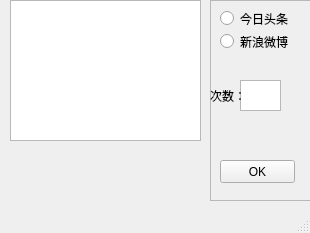
<?xml version="1.0" encoding="UTF-8"?>
<ui version="4.0">
 <class>MainWindow</class>
 <widget class="QMainWindow" name="MainWindow">
  <property name="geometry">
   <rect>
    <x>0</x>
    <y>0</y>
    <width>310</width>
    <height>233</height>
   </rect>
  </property>
  <property name="windowTitle">
   <string>MainWindow</string>
  </property>
  <widget class="QWidget" name="centralwidget">
   <widget class="QFrame" name="frame">
    <property name="geometry">
     <rect>
      <x>210</x>
      <y>0</y>
      <width>101</width>
      <height>201</height>
     </rect>
    </property>
    <property name="frameShape">
     <enum>QFrame::StyledPanel</enum>
    </property>
    <property name="frameShadow">
     <enum>QFrame::Raised</enum>
    </property>
    <widget class="scan" name="pushButton">
     <property name="geometry">
      <rect>
       <x>10</x>
       <y>160</y>
       <width>75</width>
       <height>23</height>
      </rect>
     </property>
     <property name="text">
      <string>OK</string>
     </property>
    </widget>
    <widget class="QWidget" name="widget" native="true">
     <property name="geometry">
      <rect>
       <x>0</x>
       <y>70</y>
       <width>91</width>
       <height>61</height>
      </rect>
     </property>
     <widget class="shuru" name="textEdit">
      <property name="geometry">
       <rect>
        <x>30</x>
        <y>10</y>
        <width>41</width>
        <height>31</height>
       </rect>
      </property>
     </widget>
     <widget class="QLabel" name="label">
      <property name="geometry">
       <rect>
        <x>0</x>
        <y>20</y>
        <width>54</width>
        <height>12</height>
       </rect>
      </property>
      <property name="font">
       <font>
        <family>楷体</family>
        <weight>50</weight>
        <bold>false</bold>
       </font>
      </property>
      <property name="text">
       <string>次数：</string>
      </property>
     </widget>
    </widget>
    <widget class="QWidget" name="">
     <property name="geometry">
      <rect>
       <x>10</x>
       <y>10</y>
       <width>73</width>
       <height>40</height>
      </rect>
     </property>
     <layout class="QVBoxLayout" name="verticalLayout">
      <item>
       <widget class="QRadioButton" name="radioButton_4">
        <property name="text">
         <string>今日头条</string>
        </property>
       </widget>
      </item>
      <item>
       <widget class="QRadioButton" name="radioButton_3">
        <property name="text">
         <string>新浪微博</string>
        </property>
       </widget>
      </item>
     </layout>
    </widget>
   </widget>
   <widget class="QTextBrowser" name="textBrowser">
    <property name="geometry">
     <rect>
      <x>10</x>
      <y>0</y>
      <width>191</width>
      <height>141</height>
     </rect>
    </property>
   </widget>
  </widget>
  <widget class="QMenuBar" name="menubar">
   <property name="geometry">
    <rect>
     <x>0</x>
     <y>0</y>
     <width>310</width>
     <height>23</height>
    </rect>
   </property>
  </widget>
  <widget class="QStatusBar" name="statusbar"/>
 </widget>
 <customwidgets>
  <customwidget>
   <class>scan</class>
   <extends>QPushButton</extends>
   <header location="global">clicked.h</header>
   <slots>
    <slot>slot1()</slot>
   </slots>
  </customwidget>
  <customwidget>
   <class>shuru</class>
   <extends>QTextEdit</extends>
   <header location="global">shuru.h</header>
   <slots>
    <signal>signal1()</signal>
    <slot>slot1()</slot>
   </slots>
  </customwidget>
 </customwidgets>
 <resources/>
 <connections/>
</ui>
